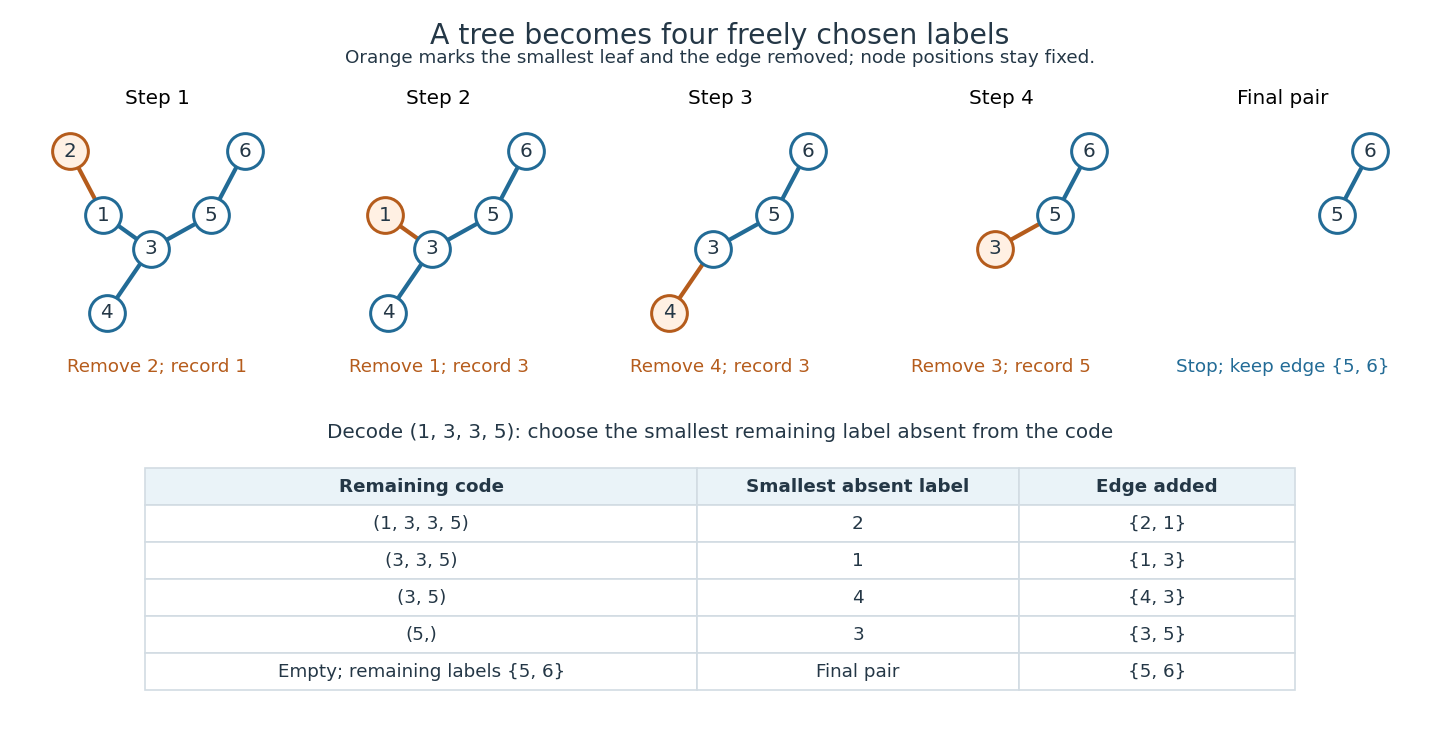

This chart was generated by the following Python code:
"""Smallest-leaf Prüfer encoding and its inverse; tested with Python 3.14.

Write the matching opaque PNG into the current working directory.
"""

from pathlib import Path

import matplotlib

matplotlib.use("Agg")
import matplotlib.pyplot as plt


def encoding_steps(edges, labels):
    adjacency = {v: set() for v in labels}
    for a, b in edges:
        adjacency[a].add(b)
        adjacency[b].add(a)
    steps, code = [], []
    while len(adjacency) > 2:
        leaf = min(v for v, neighbours in adjacency.items() if len(neighbours) == 1)
        neighbour = next(iter(adjacency[leaf]))
        current = [(a, b) for a in adjacency for b in adjacency[a] if a < b]
        steps.append((set(adjacency), current, leaf, neighbour))
        code.append(neighbour)
        adjacency[neighbour].remove(leaf)
        del adjacency[leaf]
    steps.append((set(adjacency), [tuple(sorted(adjacency))], None, None))
    return steps, tuple(code)


def main():
    edges = [(1, 2), (1, 3), (3, 4), (3, 5), (5, 6)]
    steps, code = encoding_steps(edges, range(1, 7))
    assert code == (1, 3, 3, 5)
    positions = {1: (-0.7, 0.4), 2: (-1.2, 1.35), 3: (0, -0.1),
                 4: (-0.65, -1.05), 5: (0.9, 0.4), 6: (1.4, 1.35)}
    blue, orange, dark = "#226b96", "#b55c1c", "#243746"
    fig = plt.figure(figsize=(12, 6.2), dpi=120, facecolor="white")
    grid = fig.add_gridspec(2, 5, height_ratios=(1.1, 1.15))
    for i, (remaining, current, leaf, neighbour) in enumerate(steps):
        ax = fig.add_subplot(grid[0, i])
        for a, b in current:
            active = leaf in (a, b)
            ax.plot([positions[a][0], positions[b][0]],
                    [positions[a][1], positions[b][1]],
                    color=orange if active else blue, lw=2.5, zorder=1)
        for v in sorted(remaining):
            active = v == leaf
            ax.scatter(*positions[v], s=460, facecolor="#fff0e3" if active else "white",
                       edgecolor=orange if active else blue, lw=1.8, zorder=2)
            ax.text(*positions[v], str(v), ha="center", va="center", fontsize=12,
                    color=dark, zorder=3)
        ax.set_xlim(-1.7, 1.9)
        ax.set_ylim(-1.65, 1.9)
        ax.set_aspect("equal")
        ax.axis("off")
        ax.set_title(f"Step {i + 1}" if leaf is not None else "Final pair", fontsize=12)
        caption = f"Remove {leaf}; record {neighbour}" if leaf is not None else "Stop; keep edge {5, 6}"
        ax.text(0.5, -0.08, caption, transform=ax.transAxes, ha="center", fontsize=11,
                color=orange if leaf is not None else blue)
    ax = fig.add_subplot(grid[1, :])
    ax.axis("off")
    ax.text(0.5, 1.04, "Decode (1, 3, 3, 5): choose the smallest remaining label absent from the code",
            ha="center", transform=ax.transAxes, fontsize=12, color=dark)
    remaining, pending, recovered, rows = set(range(1, 7)), list(code), [], []
    while pending:
        leaf = min(remaining - set(pending))
        neighbour = pending[0]
        rows.append([str(tuple(pending)), str(leaf), f"{{{leaf}, {neighbour}}}"])
        recovered.append(tuple(sorted((leaf, neighbour))))
        remaining.remove(leaf)
        pending.pop(0)
    a, b = sorted(remaining)
    recovered.append((a, b))
    rows.append(["Empty; remaining labels {5, 6}", "Final pair", "{5, 6}"])
    assert set(recovered) == set(edges)
    table = ax.table(cellText=rows,
                     colLabels=["Remaining code", "Smallest absent label", "Edge added"],
                     colWidths=[0.48, 0.28, 0.24], cellLoc="center", bbox=[0.08, 0.05, 0.84, 0.87])
    table.auto_set_font_size(False)
    table.set_fontsize(11)
    for (row, _), cell in table.get_celld().items():
        cell.set_edgecolor("#d2dce3")
        cell.set_facecolor("#eaf3f8" if row == 0 else "white")
        cell.set_text_props(color=dark, weight="bold" if row == 0 else "normal")
    fig.suptitle("A tree becomes four freely chosen labels", fontsize=17, y=0.97, color=dark)
    fig.text(0.5, 0.915, "Orange marks the smallest leaf and the edge removed; node positions stay fixed.",
             ha="center", fontsize=11, color=dark)
    fig.subplots_adjust(left=0.025, right=0.975, top=0.85, bottom=0.055, wspace=0.16, hspace=0.37)
    fig.savefig(Path.cwd() / Path(__file__).with_suffix(".png").name, facecolor="white", transparent=False)
    plt.close(fig)


if __name__ == "__main__":
    main()
